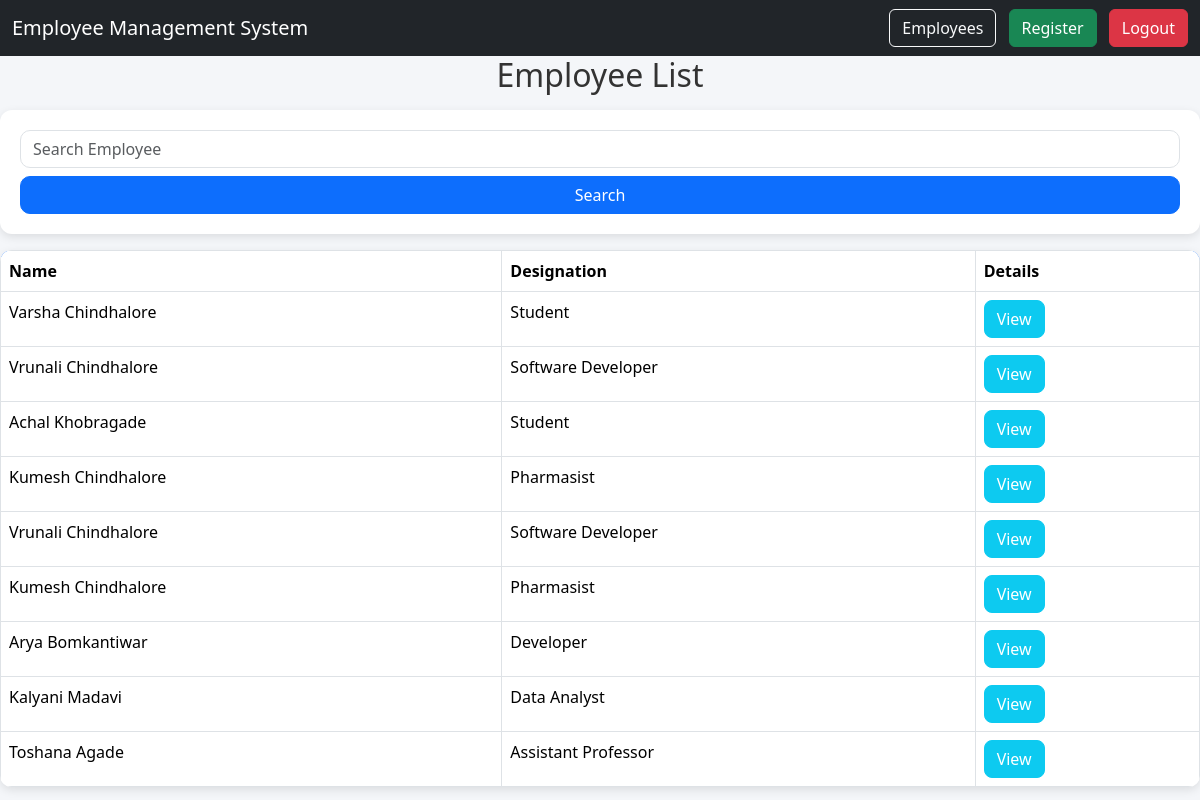
Page /Employees/list/ on the committed database.
### Employees/models.py (models this page shows, shortened)
class Employee(models.Model):
    first_name = models.CharField(max_length=100)
    last_name = models.CharField(max_length=100)
    photo = models.ImageField(upload_to='images')
    designation = models.CharField(max_length=100)
    email = models.EmailField(max_length=100,unique=True)
    phone_number = models.CharField(max_length=12,blank=True)
    created_at = models.DateTimeField(auto_now_add=True)
    updated_at = models.DateTimeField(auto_now=True)
    password = models.CharField(max_length=100)

### Employees/views.py (the view)
# urls.py: path('list/', employee_list, name='employee_list'),
def employee_list(request):
    search = request.GET.get('search')
    if search:
        employees = Employee.objects.filter(
            first_name__icontains=search
        )
    else:
        employees = Employee.objects.all()
    return render(
        request,
        'employee_list.html',
        {'employees': employees}
    )

### TEMPLATES/employee_list.html (shortened to what this page needs)
{% load static %}
<!DOCTYPE html>
<html lang="en">
<head>
    <head>
        <link href="https://cdn.jsdelivr.net/npm/bootstrap@5.3.8/dist/css/bootstrap.min.css" rel="stylesheet">
        <link rel="stylesheet" href="{% static 'css/employee_list.css' %}">
    </head>
</head>
<body>
     <nav class="navbar navbar-expand-lg navbar-dark bg-dark">
    <div class="container-fluid">
        <a class="navbar-brand" href="{% url 'employee_list' %}">
            Employee Management System
        </a>
        <div class="ms-auto">
            <a href="{% url 'employee_list' %}"
               class="btn btn-outline-light me-2">
                Employees
            </a>
            <a href="{% url 'register' %}"
               class="btn btn-success me-2">
                Register
            </a>
            <a href="{% url 'logout' %}"
               class="btn btn-danger">
                Logout
            </a>
        </div>
    </div>
</nav>
<h2 class="mb-3">Employee List</h2>
<form method="GET" class="mb-3">
    <input type="text"
           name="search"
           class="form-control"
           placeholder="Search Employee">
    <button type="submit"
            class="btn btn-primary mt-2">
        Search
    </button>
</form>
<table class="table table-bordered">
    <thead>
        <tr>
            <th>Name</th>
            <th>Designation</th>
            <th>Details</th>
        </tr>
    </thead>
    <tbody>
        {% for emp in employees %}
        <tr>
            <td>{{ emp.first_name }} {{ emp.last_name }}</td>
            <td>{{ emp.designation }}</td>
            <td>
                <a href="{% url 'employee_details' emp.id %}"
                   class="btn btn-info">
                    View
                </a>
            </td>
        </tr>
        {% endfor %}
    </tbody>
</body>
</html>

### myproject/static/css/employee_list.css (style rules this page uses)
body { background: #f4f6f9; font-family: 'Segoe UI', sans-serif; }
h2 { text-align: center; color: #333; margin-bottom: 25px; }
form { background: white; padding: 20px; border-radius: 12px; box-shadow: 0px 3px 10px rgba(0,0,0,0.1); margin-bottom: 25px; }
.form-control { border-radius: 10px; }
.btn-primary { width: 100%; border-radius: 10px; }
.table { background: white; border-radius: 12px; overflow: hidden; box-shadow: 0px 3px 10px rgba(0,0,0,0.1); }
.table thead { background: #0d6efd; color: white; }
.btn-info { color: white; border-radius: 8px; }

### rows in the picture
Employee: first_name "Varsha", last_name "Chindhalore", designation "Student"
Employee: first_name "Vrunali", last_name "Chindhalore", designation "Software Developer"
Employee: first_name "Achal", last_name "Khobragade", designation "Student"
Employee: first_name "Kumesh", last_name "Chindhalore", designation "Pharmasist"
Employee: first_name "Vrunali", last_name "Chindhalore", designation "Software Developer"
Employee: first_name "Kumesh", last_name "Chindhalore", designation "Pharmasist"
Employee: first_name "Arya", last_name "Bomkantiwar", designation "Developer"
Employee: first_name "Kalyani", last_name "Madavi", designation "Data Analyst"
Employee: first_name "Toshana", last_name "Agade", designation "Assistant Professor"
